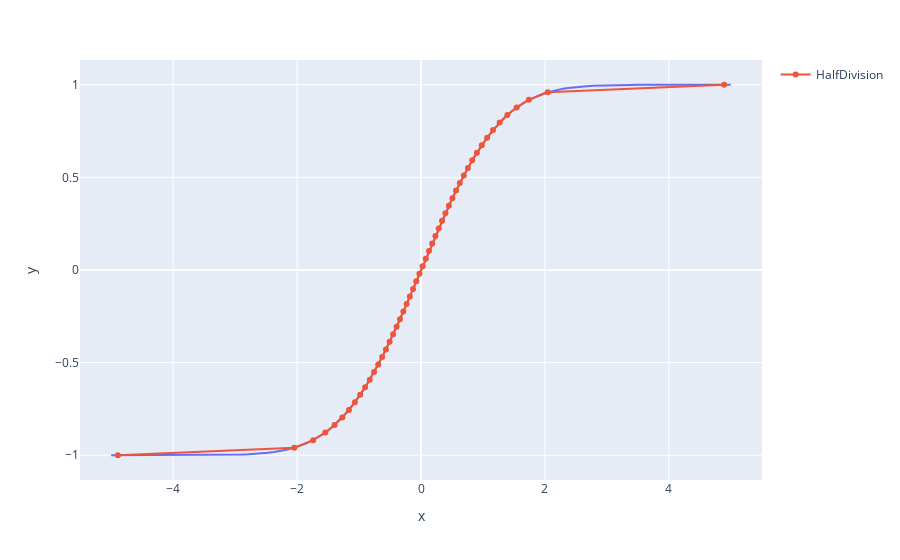

The notebook cell saved with this chart:
### Markdown cell above
# Задание 2: Найти корень функции по значению

### Code cell
def Laplas(x, integralCount=10, integralMethod=SympsonIntegral):
    def underIntegral(x):
        return exp(-x ** 2 / 2)
    intx = linspace(0, x, integralCount)
    return 2 / sqrt(2 * pi) * integralMethod(intx, underIntegral)


x = linspace(-5, 5, 100)
y = [Laplas(i) for i in x]

y_pred = linspace(-0.999999, 0.999999, 50)
x_pred = [HalfDivision(Laplas, y, min(x), max(x), maxIter=30, epsilon=1e-8)[0] for y in y_pred]

# print(y_pred)
# print(x_pred)
fig = px.line(x=x, y=y)


fig.add_scatter(x=x_pred, y=y_pred, mode='lines+markers', name='HalfDivision')


fig.show()
